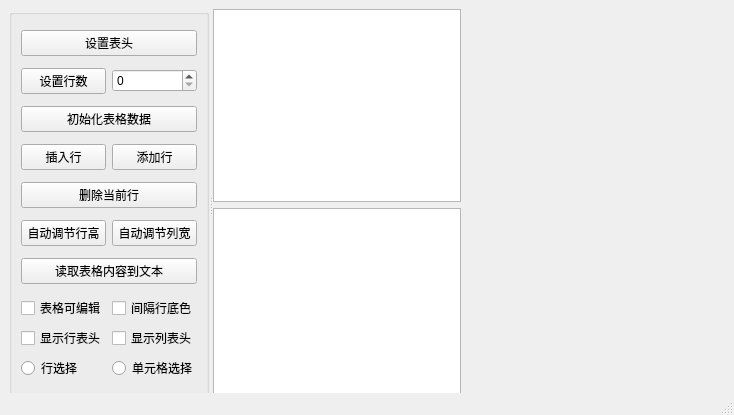
<?xml version="1.0" encoding="UTF-8"?>
<ui version="4.0">
 <class>MainWindow</class>
 <widget class="QMainWindow" name="MainWindow">
  <property name="geometry">
   <rect>
    <x>0</x>
    <y>0</y>
    <width>734</width>
    <height>415</height>
   </rect>
  </property>
  <property name="windowTitle">
   <string>MainWindow</string>
  </property>
  <widget class="QWidget" name="centralwidget">
   <widget class="QSplitter" name="splitterMain">
    <property name="geometry">
     <rect>
      <x>9</x>
      <y>9</y>
      <width>452</width>
      <height>392</height>
     </rect>
    </property>
    <property name="orientation">
     <enum>Qt::Orientation::Horizontal</enum>
    </property>
    <widget class="QGroupBox" name="groupBox">
     <property name="title">
      <string/>
     </property>
     <layout class="QVBoxLayout" name="verticalLayout">
      <item>
       <widget class="QPushButton" name="btnSetHeader">
        <property name="text">
         <string>设置表头</string>
        </property>
       </widget>
      </item>
      <item>
       <layout class="QHBoxLayout" name="horizontalLayout">
        <item>
         <widget class="QPushButton" name="btnSetRow">
          <property name="text">
           <string>设置行数</string>
          </property>
         </widget>
        </item>
        <item>
         <widget class="QSpinBox" name="spinLineNumber">
          <property name="maximum">
           <number>999999999</number>
          </property>
         </widget>
        </item>
       </layout>
      </item>
      <item>
       <widget class="QPushButton" name="btnInitTableData">
        <property name="text">
         <string>初始化表格数据</string>
        </property>
       </widget>
      </item>
      <item>
       <layout class="QHBoxLayout" name="horizontalLayout_2">
        <item>
         <widget class="QPushButton" name="btnInsert">
          <property name="text">
           <string>插入行</string>
          </property>
         </widget>
        </item>
        <item>
         <widget class="QPushButton" name="btnAppend">
          <property name="text">
           <string>添加行</string>
          </property>
         </widget>
        </item>
       </layout>
      </item>
      <item>
       <widget class="QPushButton" name="btnDelete">
        <property name="text">
         <string>删除当前行</string>
        </property>
       </widget>
      </item>
      <item>
       <layout class="QHBoxLayout" name="horizontalLayout_3">
        <item>
         <widget class="QPushButton" name="btnFitRow">
          <property name="text">
           <string>自动调节行高</string>
          </property>
         </widget>
        </item>
        <item>
         <widget class="QPushButton" name="btnFitColumn">
          <property name="text">
           <string>自动调节列宽</string>
          </property>
         </widget>
        </item>
       </layout>
      </item>
      <item>
       <widget class="QPushButton" name="btnTableToText">
        <property name="text">
         <string>读取表格内容到文本</string>
        </property>
       </widget>
      </item>
      <item>
       <layout class="QGridLayout" name="gridLayout">
        <item row="0" column="0">
         <widget class="QCheckBox" name="chkEditable">
          <property name="text">
           <string>表格可编辑</string>
          </property>
         </widget>
        </item>
        <item row="0" column="1">
         <widget class="QCheckBox" name="chkDiffLine">
          <property name="text">
           <string>间隔行底色</string>
          </property>
         </widget>
        </item>
        <item row="1" column="0">
         <widget class="QCheckBox" name="chkRowHeader">
          <property name="text">
           <string>显示行表头</string>
          </property>
         </widget>
        </item>
        <item row="1" column="1">
         <widget class="QCheckBox" name="chkColumnHeader">
          <property name="text">
           <string>显示列表头</string>
          </property>
         </widget>
        </item>
        <item row="2" column="0">
         <widget class="QRadioButton" name="rBtnRowSelectable">
          <property name="sizePolicy">
           <sizepolicy hsizetype="Preferred" vsizetype="Fixed">
            <horstretch>0</horstretch>
            <verstretch>0</verstretch>
           </sizepolicy>
          </property>
          <property name="text">
           <string>行选择</string>
          </property>
         </widget>
        </item>
        <item row="2" column="1">
         <widget class="QRadioButton" name="rBtnColumnSelectable">
          <property name="sizePolicy">
           <sizepolicy hsizetype="Preferred" vsizetype="Fixed">
            <horstretch>0</horstretch>
            <verstretch>0</verstretch>
           </sizepolicy>
          </property>
          <property name="text">
           <string>单元格选择</string>
          </property>
         </widget>
        </item>
       </layout>
      </item>
     </layout>
    </widget>
    <widget class="QWidget" name="">
     <layout class="QVBoxLayout" name="verticalLayout_2">
      <item>
       <widget class="QTableWidget" name="tableWidget"/>
      </item>
      <item>
       <widget class="QPlainTextEdit" name="plainTextEdit"/>
      </item>
     </layout>
    </widget>
   </widget>
  </widget>
  <widget class="QStatusBar" name="statusbar"/>
 </widget>
 <resources/>
 <connections>
  <connection>
   <sender>btnFitRow</sender>
   <signal>clicked()</signal>
   <receiver>tableWidget</receiver>
   <slot>resizeRowsToContents()</slot>
   <hints>
    <hint type="sourcelabel">
     <x>61</x>
     <y>256</y>
    </hint>
    <hint type="destinationlabel">
     <x>334</x>
     <y>105</y>
    </hint>
   </hints>
  </connection>
  <connection>
   <sender>btnFitColumn</sender>
   <signal>clicked()</signal>
   <receiver>tableWidget</receiver>
   <slot>resizeColumnsToContents()</slot>
   <hints>
    <hint type="sourcelabel">
     <x>150</x>
     <y>256</y>
    </hint>
    <hint type="destinationlabel">
     <x>334</x>
     <y>105</y>
    </hint>
   </hints>
  </connection>
 </connections>
</ui>
